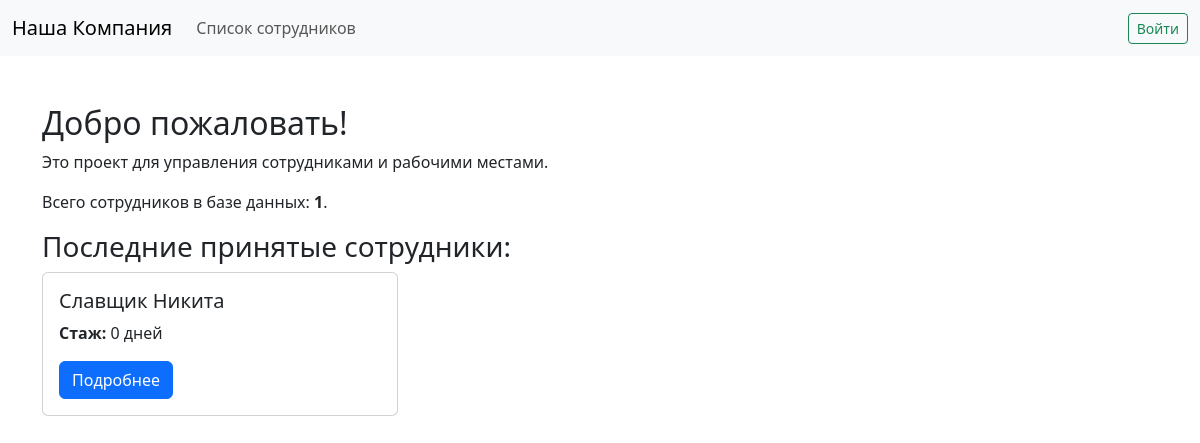
The app's page /, older data.
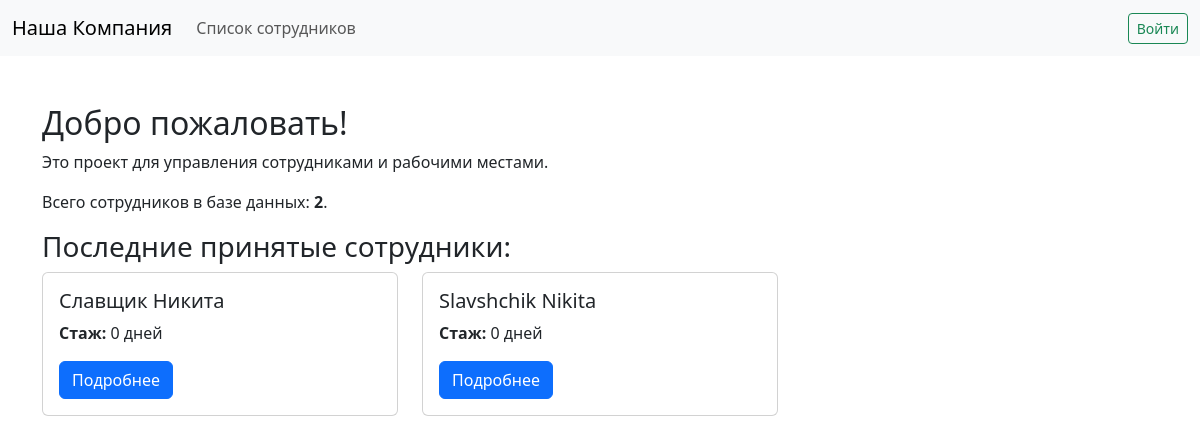
The same page, newer data.
### employees/models.py (models this page shows, shortened)
class CustomUser(AbstractBaseUser, PermissionsMixin):
    GENDER_CHOICES = [
        ("M", "Мужской"),
        ("F", "Женский"),
        ("O", "Другой"),
    ]
    username = models.CharField(max_length=150, unique=True)
    email = models.EmailField(unique=True)
    is_active = models.BooleanField(default=True)
    is_staff = models.BooleanField(default=False)
    first_name = models.CharField("Имя", max_length=150)
    last_name = models.CharField("Фамилия", max_length=150)
    gender = models.CharField("Пол", max_length=1, choices=GENDER_CHOICES, blank=True)
    middle_name = models.CharField("Отчество", max_length=150, blank=True)
    hire_date = models.DateField("Дата приема на работу", default=timezone.now)
    objects = CustomUserManager()
    USERNAME_FIELD = "username"
    REQUIRED_FIELDS = ["email", "first_name", "last_name"]
    def get_full_name(self):
        name = f"{self.last_name} {self.first_name}"
        if self.middle_name:
            name += f" {self.middle_name}"
        return name.strip()

### employees/views.py (the view)
# urls.py: path('', views.home, name='home'),
def home(request):
    all_employees_qs = CustomUser.objects.filter(is_active=True).order_by("-hire_date")
    recent_employees = all_employees_qs[:4]
    for emp in recent_employees:
        emp.tenure_days = (date.today() - emp.hire_date).days
    context = {
        "total_employees": all_employees_qs.count(),
        "recent_employees": recent_employees,
        "today": date.today(),
    }
    return render(request, "home.html", context)

### templates/home.html
{% extends "base.html" %}
{% block content %}
<h2>Добро пожаловать!</h2>
<p>Это проект для управления сотрудниками и рабочими местами.</p>
<p>Всего сотрудников в базе данных: <strong>{{ total_employees }}</strong>.</p>
<h3>Последние принятые сотрудники:</h3>
<div class="row row-cols-1 row-cols-md-3 g-4">
  {% for emp in recent_employees %}
  <div class="col">
      <div class="card h-100">
          <div class="card-body">
              <h5 class="card-title">{{ emp.get_full_name }}</h5>
              <p class="card-text"><strong>Стаж:</strong> {{ emp.tenure_days }} дней</p>
              <a href="{% url 'employee_detail' emp.pk %}" class="btn btn-primary">Подробнее</a>
          </div>
      </div>
  </div>
  {% empty %}
  <p>Сотрудников пока нет.</p>
  {% endfor %}
</div>
{% endblock %}

Row changes from the older to the newer data that the page shows:
added CustomUser: get_full_name "Slavshchik Nikita", tenure_days "0"
Text that changed along with them:
{{ total_employees }}: "1" → "2"
